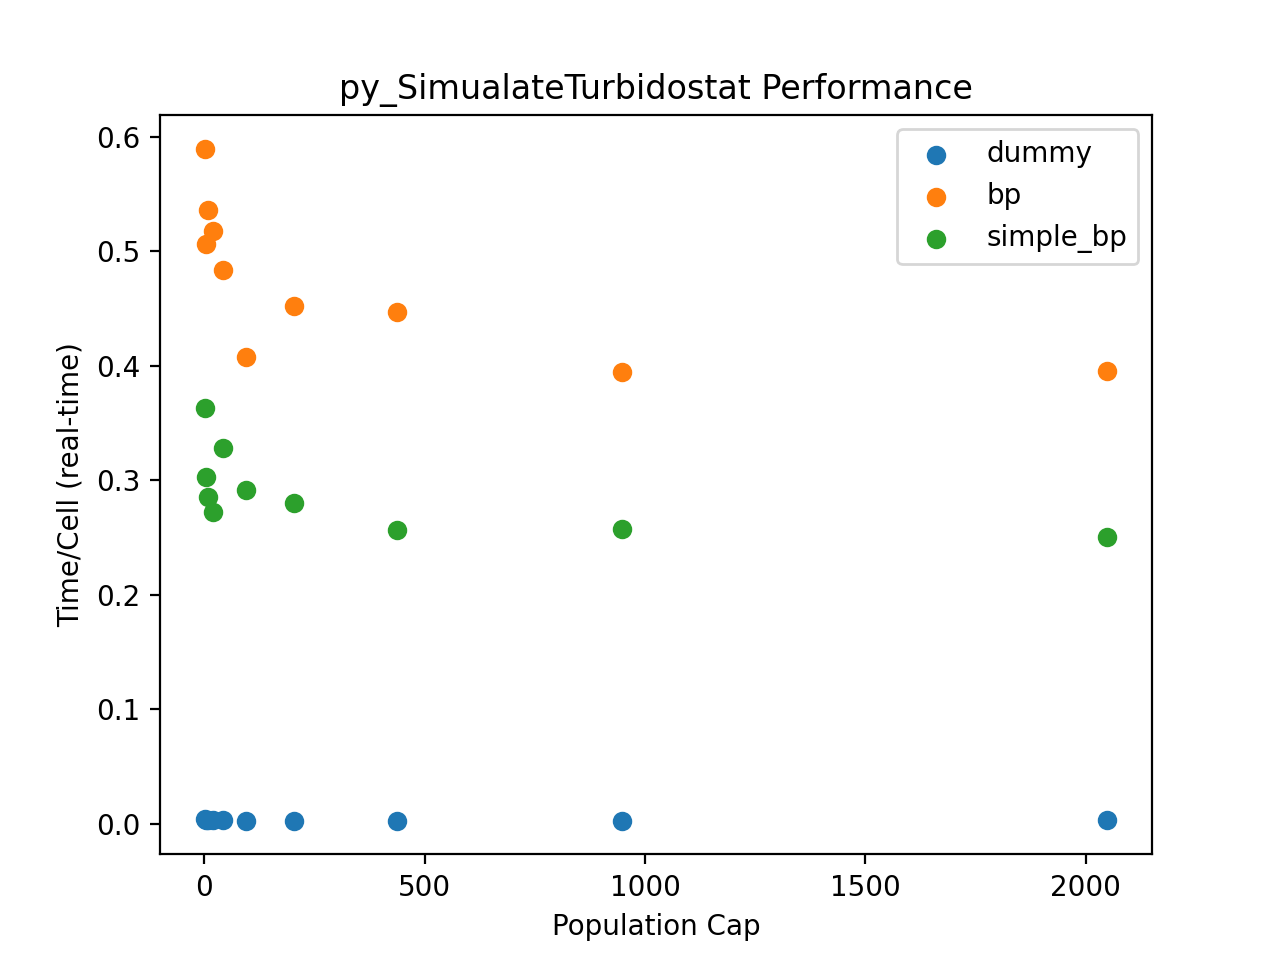

The script that drew this image:
import bioscrape as bs
import bioscrape.lineage as bs_lineage
import math
import matplotlib.pyplot as plt
import numpy as np
from datetime import datetime

def make_growth_model(rxns, species, params, initial_conditions):
    '''
    Adds some scaffolding to a model to put it in an exponentially-growing cell 
    with growth rate params['k_gamma']. Parameters are of the same type and 
    specification as used by bioscrape.types.Model.
    '''
    m = bs_lineage.LineageModel(reactions = rxns, 
                              parameters = params,
                              species = species,
                              initial_condition_dict = initial_conditions)

    # Multiplicative growth with rate set by k_gamma, but don't grow if there's 
    # no DNA present. 
    m.create_volume_rule("ode", {"equation": "volume * _k_gamma * Heaviside(DNA-1)"})

    # Divide when volume doubles (to 2), splitting all species binomially, with a small amount
    # of noise in volume partitioning.
    vsplit = bs_lineage.LineageVolumeSplitter(m, 
              options = {"default": "binomial"},
              partition_noise = 0.05)
    division_vol = 2
    m.create_division_rule("volume", {"threshold":division_vol}, vsplit)

    m.py_initialize()
    return m

def make_trivial_model(params, initial_conditions, lineage = False):
    rxns = [
        (['DNA'], ['DNA', 'DNA'], 'massaction', {'k': params['k_alpha']})
    ]
    if not lineage:
        rxns.append((['DNA'], [], 'massaction', {'k': params['k_gamma']}))
        return bs.types.Model(species = ["DNA"], parameters = params, reactions = rxns, 
                initial_condition_dict = initial_conditions)
    else:
        m = make_growth_model(rxns, ["DNA"], params, initial_conditions)
        return m

def make_dummy_model(params, initial_conditions, lineage = False):
    rxns = [
        ([], ['R'], 'massaction', {'k': params['k_alpha']}),
        (['R', 'DNA'], ['DNA', 'DNA'], 'massaction', {'k':params['k_fast']})
    ]
    if not lineage:
        rxns.append((['DNA'], [], 'massaction', {'k':params['k_gamma']}))
        return bs.types.Model(species = ['DNA', 'R'], parameters = params, reactions = rxns,
                              initial_condition_dict = initial_conditions)
    else:
        m = make_growth_model(rxns, ["R", "DNA"], params, initial_conditions)
        return m

# These are the parameters reported in the original B&P paper, with division
# time set to 30 minutes. 
bp_default_params = {
        "k_II": 0.25,
        "k_L": 12.0,
        "k_mL": 4.3,
        "k_p": 4.3,
        "k_D": 5,
        "k_1": 0.15, # 1/nM
        "k_m1": 48,
        "k_2": 44,
        "k_m2": 0.085,
        "k_mC": 17,
        "k_I": 6,
        "k_gamma_I": .35,
        "k_gamma": math.log(2)/30 # 30 min division time
    }

# The same parameters, but nondimensionalized so that division time = 1
bp_nondim_params = {param: val/(bp_default_params['k_gamma']) for (param,val) in bp_default_params.items()}

def make_BP_model(params, initial_conditions, lineage = False):
    plasmid_species = ["DNA", "DNA_RIIs", "DNA_RIIL", "DNA_p", "DNA_II_Iu", "DNA_II_Is"]
    species = plasmid_species + ["RI"]

    reactions = [
        (["DNA"], ["DNA_RIIs"], "massaction", {"k": "k_II"}),
        (["DNA"], ["DNA", "RI"], "massaction", {"k": "k_I"}),
        (["DNA_RIIs"], ["DNA_RIIL"], "massaction", {"k": "k_L"}),
        (["DNA_RIIL"], ["DNA"], "massaction", {"k": "k_mL"}),
        (["DNA_RIIL"], ["DNA_p"], "massaction", {"k": "k_p"}),
        (["DNA_p"], ["DNA", "DNA"], "massaction", {"k": "k_D"}),
        (["DNA_RIIs", "RI"], ["DNA_II_Iu"], "massaction", {"k": "k_1"}),
        (["DNA_II_Iu"], ["DNA_RIIs", "RI"], "massaction", {"k": "k_m1"}),
        (["DNA_II_Iu"], ["DNA_II_Is"], "massaction", {"k": "k_2"}),
        (["DNA_II_Is"], ["DNA_II_Iu"], "massaction", {"k": "k_m2"}),
        (["DNA_II_Is"], ["DNA"], "massaction", {"k": "k_mC"}),
        (["RI"], [], "massaction", {"k": "k_gamma_I"})
    ]
    
    if not lineage:
        for s in species:
            reactions.append(([s], [], "massaction", {"k": "k_gamma"}))
        return bs.types.Model(species = species, parameters = params, reactions = reactions,
                              initial_condition_dict = initial_conditions)
    else:
        m = make_growth_model(reactions, species, params, initial_conditions)
        return m

def make_simplified_BP_model(params, initial_conditions, lineage = False):
    species = ["DNA", "DNAp", "R"]

    reactions = [
        (["DNA"], ["DNAp"], "massaction", {"k": "k_p"}),
        (["DNAp"], ["DNA", "DNA"], "massaction", {"k": "k_rep"}),
        (["DNA"], ["DNA", "R"], "massaction", {"k": "k_tx"}),
        (["DNAp", "R"], ["DNA"], "massaction", {"k": "k_I"}),
        (["R"], [], "massaction", {"k": "k_gamma_I"})
    ]
    
    if not lineage:
        for s in species:
            reactions.append(([s], [], "massaction", {"k": "k_gamma"}))
        return bs.types.Model(species = species, parameters = params, reactions = reactions,
                              initial_condition_dict = initial_conditions)
    else:
        m = make_growth_model(reactions, species, params, initial_conditions)
        return m



def main():
    default_trivial_params = {
        "k_gamma": 1,
        "k_alpha": 1
    }   

    default_dummy_params = {
        "k_gamma": 1,
        "k_alpha": 50,
        "k_fast": 100
    }

    # These are the parameters reported in the original B&P paper, with division
    # time set to 30 minutes. 
    bp_default_params = {
            "k_II": 0.25,
            "k_L": 12.0,
            "k_mL": 4.3,
            "k_p": 4.3,
            "k_D": 5,
            "k_1": 0.15, # 1/nM
            "k_m1": 48,
            "k_2": 44,
            "k_m2": 0.085,
            "k_mC": 17,
            "k_I": 6,
            "k_gamma_I": .35,
            "k_gamma": math.log(2)/30 # 30 min division time
        }

    # The same parameters, but nondimensionalized so that division time = 1
    bp_nondim_params = {param: val/(bp_default_params['k_gamma']) for (param,val) in bp_default_params.items()}

    # Simplified B&P model parameters, fit against data generated from BP model
    # (not shown)
    fit_simple_bp_params = {
        "k_rep": 14.156455,
        "k_tx": 252.232848,
        "k_I": 0.665226,
        "k_p": 36.603267,
        "k_gamma_I": 12.534647,
        "k_gamma": 1
    }

    all_distributions = dict()
    all_models = dict()

    default_init = {"DNA": 50}
    all_models['trivial']   = make_trivial_model(default_trivial_params, default_init, lineage = True)
    all_models['dummy']     = make_dummy_model(default_dummy_params, default_init, lineage = True)
    all_models['bp']        = make_BP_model(bp_nondim_params, default_init, lineage = True)
    all_models['simple_bp'] = make_simplified_BP_model(fit_simple_bp_params, default_init, lineage = True)

    timings = {name:[] for name, m in all_models.items()}
    Ns = [int(n) for n in np.geomspace(2, 2048, 10)]

    for model_name, model in all_models.items():
        if model_name == "trivial":
            continue
        for population_cap in Ns:
            seed = 42334
            np.random.seed(42334)
            bs.random.py_seed_random(42334)
            print("Simulating distribution of model " + model_name + f" with N = {population_cap}...")
            # The trivial model spreads more over time, so worth simulating longer
            # to get more distributional info.
            n_generations = 30 if model_name == "trivial" else 50
            temp_ts = np.linspace(0, n_generations, 100)#n_generations*100)
            sample_times = np.linspace(0, n_generations, 40) #<- Lineages doesn't like having too few
                                                            # sample times, don't use just one or two.

        #     all_distributions[model_name] = bs_lineage.py_SimulateCellLineage(temp_ts, [], initial_cell_count = 1, Model = model)
        #     [bs.simulator.py_simulate_model(temp_ts, model, stochastic = True) for i in range(2)]
            loop_start_time = datetime.now()
            _ = bs_lineage.py_SimulateTurbidostat(initial_cell_states = 1, 
                                                  timepoints = temp_ts,
                                                  sample_times = sample_times,
                                                  population_cap = population_cap,
                                                  Model = model, debug = False)
            loop_end_time = datetime.now()
            timings[model_name].append(loop_end_time - loop_start_time)
    print("Done simulating.")
    print("Plotting...")

    for model_name, model in all_models.items():
        if model_name == "trivial":
            continue
        seconds_per_cell = [timings[model_name][i].total_seconds()/Ns[i] for i in range(len(Ns))]
        plt.scatter(Ns, seconds_per_cell, label = model_name)
    plt.legend()
    plt.xlabel("Population Cap")
    plt.ylabel("Time/Cell (real-time)")
    plt.title("py_SimualateTurbidostat Performance")
    plt.show()

    print("Done.")

if __name__ == "__main__":
    main()
